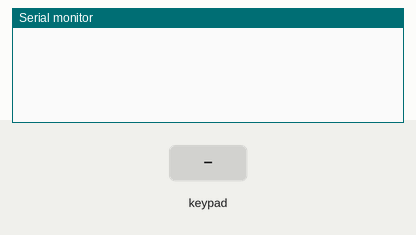
Simulated run of this sketch. Board: Arduino Mega 2560, built with avr-gcc and run on an emulated ATmega2560. On the bench: the last lines printed to the serial monitor. Inputs (shaded band) come from the test bench.

Above: at 1.2 s.
1.3 s: key '1' pressed
At 2.0 s:
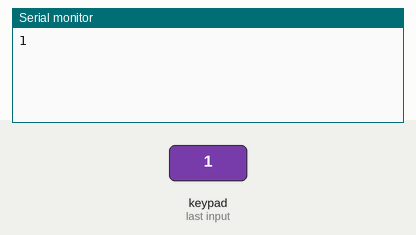
2.8 s: keypad keys 3 6 3 4 3 2 3 0 # pressed 0.4 s apart
At 6.8 s:
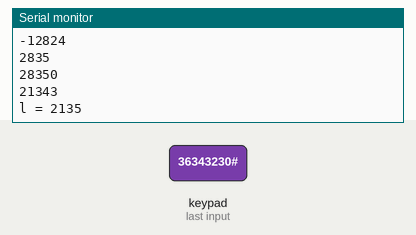
7.9 s: key '#' pressed
At 9.1 s:
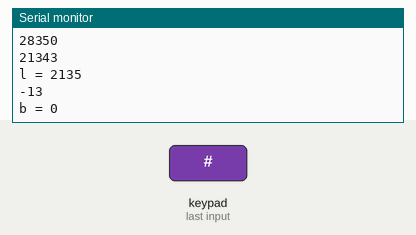
9.4 s: keypad keys 3 6 3 4 3 2 3 0 pressed 0.4 s apart
At 13.7 s:
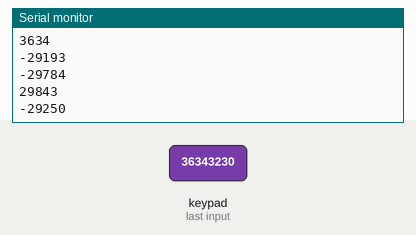
Timing chart, 0 to 15.1 s (numbered marks = the images above; inputs shaded):
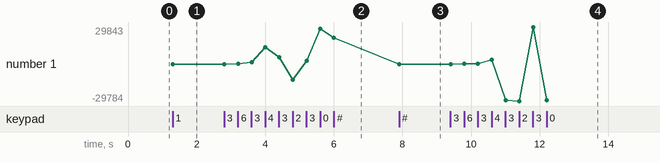

The sketch:

input_th__keypad.ino
```cpp
#include <Keypad.h>
const byte ROWS = 4; //four rows
const byte COLS = 4; //four columns
//define the cymbols on the buttons of the keypads
char a;
char hexaKeys[ROWS][COLS] = {
  {'1','2','3','A'},
  {'4','5','6','B'},
  {'7','8','9','C'},
  {'*','0','#','D'}
};
byte rowPins[ROWS] = {36, 34, 32, 30}; //connect to the row pinouts of the keypad
byte colPins[COLS] = {28, 26, 24, 22}; //connect to the column pinouts of the keypad

//initialize an instance of class NewKeypad
Keypad customKeypad = Keypad( makeKeymap(hexaKeys), rowPins, colPins, ROWS, COLS);
int l = 0;
int b = 0;
char customKey;
void setup(){
  Serial.begin(9600);
}

void loop(){
  l = GetNumber();
  Serial.print("l = ");
   Serial.println (l);

  b = GetNumber();
  Serial.print("b = ");
  Serial.println(b);
}
int GetNumber()
{
      int m;
      int n = 0;
      while (customKey != '#' ){
          customKey = customKeypad.getKey();
          if (customKey){
          //Serial.println(customKey);
          m = customKey - 48;
          if (0<= m < 10){
          n = n*10 + m;
          }
          Serial.println(n);
      }
}
n = n + 13;
n = n/10;
customKey = n;
return(n);
}
```

Measured:
- after the input at 1.3 s, the serial monitor: prints a new line at once (image 1)
- after the input at 2.8 s, the serial monitor: prints a new line at once (image 2)
- after the input at 7.9 s, the serial monitor: prints a new line at once (image 3)
- after the input at 9.4 s, the serial monitor: prints a new line at once (image 4)
- plotted number 1: 1 → 21343 after the input at 2.8 s, 21343 → -13 after the input at 7.9 s, -13 → -29250 after the input at 9.4 s
